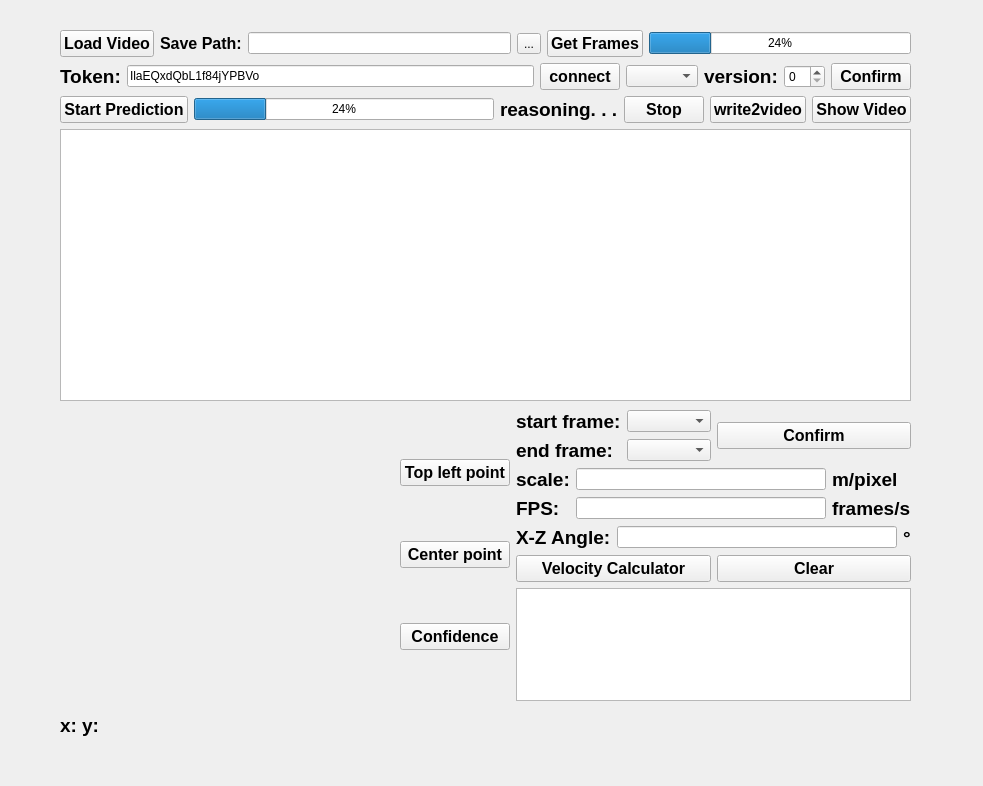
<?xml version="1.0" encoding="UTF-8"?>
<ui version="4.0">
 <class>MA_GUI</class>
 <widget class="QWidget" name="MA_GUI">
  <property name="geometry">
   <rect>
    <x>0</x>
    <y>0</y>
    <width>983</width>
    <height>786</height>
   </rect>
  </property>
  <property name="windowTitle">
   <string>MA_GUI</string>
  </property>
  <widget class="QWidget" name="horizontalLayoutWidget">
   <property name="geometry">
    <rect>
     <x>60</x>
     <y>410</y>
     <width>331</width>
     <height>291</height>
    </rect>
   </property>
   <layout class="QHBoxLayout" name="horizontalLayout"/>
  </widget>
  <widget class="QLabel" name="label_plotinfo">
   <property name="geometry">
    <rect>
     <x>60</x>
     <y>710</y>
     <width>331</width>
     <height>31</height>
    </rect>
   </property>
   <property name="font">
    <font>
     <pointsize>14</pointsize>
     <bold>true</bold>
    </font>
   </property>
   <property name="text">
    <string>x: y:</string>
   </property>
  </widget>
  <widget class="QWidget" name="layoutWidget">
   <property name="geometry">
    <rect>
     <x>60</x>
     <y>30</y>
     <width>851</width>
     <height>371</height>
    </rect>
   </property>
   <layout class="QVBoxLayout" name="verticalLayout_2">
    <item>
     <layout class="QHBoxLayout" name="horizontalLayout_1">
      <item>
       <widget class="QPushButton" name="pushButton_load">
        <property name="font">
         <font>
          <pointsize>12</pointsize>
          <bold>true</bold>
         </font>
        </property>
        <property name="text">
         <string>Load Video</string>
        </property>
       </widget>
      </item>
      <item>
       <widget class="QLabel" name="label_savepath">
        <property name="font">
         <font>
          <pointsize>12</pointsize>
          <bold>true</bold>
         </font>
        </property>
        <property name="text">
         <string>Save Path:</string>
        </property>
       </widget>
      </item>
      <item>
       <widget class="QLineEdit" name="lineEdit_savepath">
        <property name="text">
         <string/>
        </property>
       </widget>
      </item>
      <item>
       <widget class="QToolButton" name="toolButton_selectpath">
        <property name="text">
         <string>...</string>
        </property>
       </widget>
      </item>
      <item>
       <widget class="QPushButton" name="pushButton_getframes">
        <property name="font">
         <font>
          <pointsize>12</pointsize>
          <bold>true</bold>
         </font>
        </property>
        <property name="text">
         <string>Get Frames</string>
        </property>
       </widget>
      </item>
      <item>
       <widget class="QProgressBar" name="progressBar_getframes">
        <property name="value">
         <number>24</number>
        </property>
       </widget>
      </item>
     </layout>
    </item>
    <item>
     <layout class="QHBoxLayout" name="horizontalLayout_5">
      <item>
       <widget class="QLabel" name="label_2">
        <property name="font">
         <font>
          <pointsize>14</pointsize>
          <bold>true</bold>
         </font>
        </property>
        <property name="text">
         <string>Token:</string>
        </property>
       </widget>
      </item>
      <item>
       <widget class="QLineEdit" name="lineEdit_token">
        <property name="text">
         <string>IlaEQxdQbL1f84jYPBVo</string>
        </property>
       </widget>
      </item>
      <item>
       <widget class="QPushButton" name="pushButton_connect">
        <property name="font">
         <font>
          <pointsize>12</pointsize>
          <bold>true</bold>
         </font>
        </property>
        <property name="text">
         <string>connect</string>
        </property>
       </widget>
      </item>
      <item>
       <widget class="QComboBox" name="comboBox_project"/>
      </item>
      <item>
       <widget class="QLabel" name="label">
        <property name="font">
         <font>
          <pointsize>14</pointsize>
          <bold>true</bold>
         </font>
        </property>
        <property name="text">
         <string>version:</string>
        </property>
       </widget>
      </item>
      <item>
       <widget class="QSpinBox" name="spinBox_version"/>
      </item>
      <item>
       <widget class="QPushButton" name="pushButton_confirm">
        <property name="font">
         <font>
          <pointsize>12</pointsize>
          <bold>true</bold>
         </font>
        </property>
        <property name="text">
         <string>Confirm</string>
        </property>
       </widget>
      </item>
     </layout>
    </item>
    <item>
     <layout class="QHBoxLayout" name="horizontalLayout_6">
      <item>
       <widget class="QPushButton" name="pushButton_start">
        <property name="font">
         <font>
          <pointsize>12</pointsize>
          <bold>true</bold>
         </font>
        </property>
        <property name="text">
         <string>Start Prediction</string>
        </property>
       </widget>
      </item>
      <item>
       <widget class="QProgressBar" name="progressBar_progress">
        <property name="value">
         <number>24</number>
        </property>
       </widget>
      </item>
      <item>
       <widget class="QLabel" name="label_finish">
        <property name="font">
         <font>
          <pointsize>14</pointsize>
          <bold>true</bold>
         </font>
        </property>
        <property name="text">
         <string>reasoning. . .</string>
        </property>
       </widget>
      </item>
      <item>
       <widget class="QPushButton" name="pushButton_stop">
        <property name="font">
         <font>
          <pointsize>12</pointsize>
          <bold>true</bold>
         </font>
        </property>
        <property name="text">
         <string>Stop</string>
        </property>
       </widget>
      </item>
      <item>
       <widget class="QPushButton" name="pushButton_write2video">
        <property name="font">
         <font>
          <pointsize>12</pointsize>
          <bold>true</bold>
         </font>
        </property>
        <property name="text">
         <string>write2video</string>
        </property>
       </widget>
      </item>
      <item>
       <widget class="QPushButton" name="pushButton_showvideo">
        <property name="font">
         <font>
          <pointsize>12</pointsize>
          <bold>true</bold>
         </font>
        </property>
        <property name="text">
         <string>Show Video</string>
        </property>
       </widget>
      </item>
     </layout>
    </item>
    <item>
     <widget class="QTextEdit" name="textEdit_info"/>
    </item>
   </layout>
  </widget>
  <widget class="QWidget" name="">
   <property name="geometry">
    <rect>
     <x>400</x>
     <y>410</y>
     <width>511</width>
     <height>291</height>
    </rect>
   </property>
   <layout class="QHBoxLayout" name="horizontalLayout_7">
    <item>
     <layout class="QVBoxLayout" name="verticalLayout">
      <item>
       <widget class="QPushButton" name="pushButton_update">
        <property name="font">
         <font>
          <pointsize>12</pointsize>
          <bold>true</bold>
         </font>
        </property>
        <property name="text">
         <string>Top left point</string>
        </property>
       </widget>
      </item>
      <item>
       <widget class="QPushButton" name="pushButton_center">
        <property name="font">
         <font>
          <pointsize>12</pointsize>
          <bold>true</bold>
         </font>
        </property>
        <property name="text">
         <string>Center point</string>
        </property>
       </widget>
      </item>
      <item>
       <widget class="QPushButton" name="pushButton_confidence">
        <property name="font">
         <font>
          <pointsize>12</pointsize>
          <bold>true</bold>
         </font>
        </property>
        <property name="text">
         <string>Confidence</string>
        </property>
       </widget>
      </item>
     </layout>
    </item>
    <item>
     <layout class="QVBoxLayout" name="verticalLayout_3">
      <item>
       <layout class="QHBoxLayout" name="horizontalLayout_3">
        <item>
         <layout class="QGridLayout" name="gridLayout_2">
          <item row="0" column="0">
           <widget class="QLabel" name="label_3">
            <property name="font">
             <font>
              <pointsize>14</pointsize>
              <bold>true</bold>
             </font>
            </property>
            <property name="text">
             <string>start frame:</string>
            </property>
           </widget>
          </item>
          <item row="0" column="1">
           <widget class="QComboBox" name="comboBox_startframe"/>
          </item>
          <item row="1" column="0">
           <widget class="QLabel" name="label_4">
            <property name="font">
             <font>
              <pointsize>14</pointsize>
              <bold>true</bold>
             </font>
            </property>
            <property name="text">
             <string>end frame:</string>
            </property>
           </widget>
          </item>
          <item row="1" column="1">
           <widget class="QComboBox" name="comboBox_endframe"/>
          </item>
         </layout>
        </item>
        <item>
         <widget class="QPushButton" name="pushButton_confirm_2">
          <property name="font">
           <font>
            <pointsize>12</pointsize>
            <bold>true</bold>
           </font>
          </property>
          <property name="text">
           <string>Confirm</string>
          </property>
         </widget>
        </item>
       </layout>
      </item>
      <item>
       <layout class="QGridLayout" name="gridLayout">
        <item row="0" column="0">
         <widget class="QLabel" name="label_5">
          <property name="font">
           <font>
            <pointsize>14</pointsize>
            <bold>true</bold>
           </font>
          </property>
          <property name="text">
           <string>scale:</string>
          </property>
         </widget>
        </item>
        <item row="0" column="1">
         <widget class="QLineEdit" name="lineEdit_scale"/>
        </item>
        <item row="0" column="2">
         <widget class="QLabel" name="label_7">
          <property name="font">
           <font>
            <pointsize>14</pointsize>
            <bold>true</bold>
           </font>
          </property>
          <property name="text">
           <string>m/pixel</string>
          </property>
         </widget>
        </item>
        <item row="1" column="0">
         <widget class="QLabel" name="label_6">
          <property name="font">
           <font>
            <pointsize>14</pointsize>
            <bold>true</bold>
           </font>
          </property>
          <property name="text">
           <string>FPS:</string>
          </property>
         </widget>
        </item>
        <item row="1" column="1">
         <widget class="QLineEdit" name="lineEdit_fps"/>
        </item>
        <item row="1" column="2">
         <widget class="QLabel" name="label_8">
          <property name="font">
           <font>
            <pointsize>14</pointsize>
            <bold>true</bold>
           </font>
          </property>
          <property name="text">
           <string>frames/s</string>
          </property>
         </widget>
        </item>
       </layout>
      </item>
      <item>
       <layout class="QHBoxLayout" name="horizontalLayout_2">
        <item>
         <widget class="QLabel" name="label_9">
          <property name="font">
           <font>
            <pointsize>14</pointsize>
            <bold>true</bold>
           </font>
          </property>
          <property name="text">
           <string>X-Z Angle:</string>
          </property>
         </widget>
        </item>
        <item>
         <widget class="QLineEdit" name="lineEdit_angle"/>
        </item>
        <item>
         <widget class="QLabel" name="label_10">
          <property name="font">
           <font>
            <pointsize>14</pointsize>
            <bold>true</bold>
           </font>
          </property>
          <property name="text">
           <string>°</string>
          </property>
         </widget>
        </item>
       </layout>
      </item>
      <item>
       <layout class="QHBoxLayout" name="horizontalLayout_4">
        <item>
         <widget class="QPushButton" name="pushButton_velocity">
          <property name="font">
           <font>
            <pointsize>12</pointsize>
            <bold>true</bold>
           </font>
          </property>
          <property name="text">
           <string>Velocity Calculator</string>
          </property>
         </widget>
        </item>
        <item>
         <widget class="QPushButton" name="pushButton_clear">
          <property name="font">
           <font>
            <pointsize>12</pointsize>
            <bold>true</bold>
           </font>
          </property>
          <property name="text">
           <string>Clear</string>
          </property>
         </widget>
        </item>
       </layout>
      </item>
      <item>
       <widget class="QTextEdit" name="textEdit_velocity"/>
      </item>
     </layout>
    </item>
   </layout>
  </widget>
 </widget>
 <resources/>
 <connections/>
</ui>
